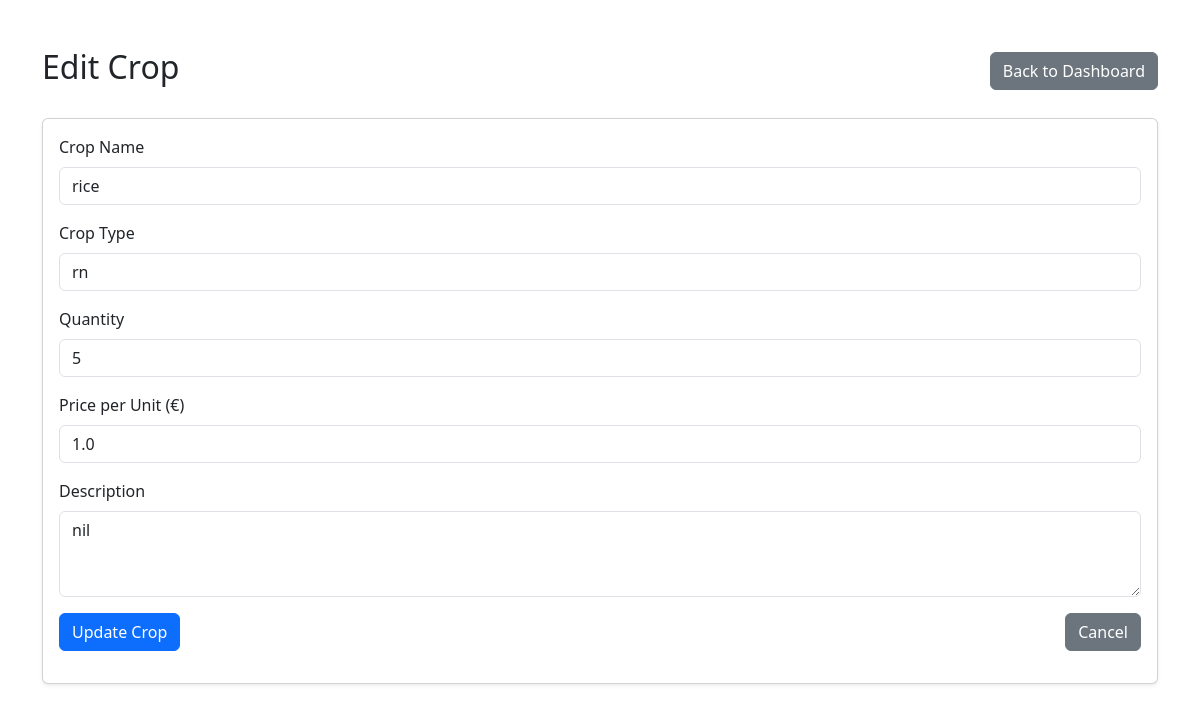
The app's page /crops/edit/1/ (signed in) with its own data.
### main/models.py (models this page shows, shortened)
class Crop(models.Model):
    owner = models.ForeignKey(User, on_delete=models.CASCADE, null=True, blank=True)
    crop_name = models.CharField(max_length=100)
    crop_type = models.CharField(max_length=100)
    quantity = models.IntegerField()
    price_per_unit = models.FloatField()
    description = models.TextField(blank=True, null=True)
    created_at = models.DateTimeField(auto_now_add=True)
    sold = models.BooleanField(default=False)

### main/views.py (the view, shortened to what this page needs)
# urls.py: path("crops/edit/<int:crop_id>/", views.edit_crop, name="edit_crop"),
def edit_crop(request, crop_id):
    crop = get_object_or_404(Crop, id=crop_id)
    if crop.owner != request.user:
        messages.error(request, "Not authorized")
        return redirect('dashboard')
    return render(request, "edit_crop.html", {"crop": crop})

### main/templates/edit_crop.html (shortened to what this page needs)
{% block content %}
<link href="https://cdn.jsdelivr.net/npm/bootstrap@5.3.2/dist/css/bootstrap.min.css" rel="stylesheet">
<div class="container my-5">
    <div class="d-flex justify-content-between align-items-center mb-4">
        <h2>Edit Crop</h2>
        <a href="{% url 'dashboard' %}" class="btn btn-secondary">Back to Dashboard</a>
    </div>
    <div class="card shadow-sm">
        <div class="card-body">
            <form method="POST">
                <div class="mb-3">
                    <label for="crop_name" class="form-label">Crop Name</label>
                    <input type="text" class="form-control" id="crop_name" name="crop_name" value="{{ crop.crop_name }}" required>
                </div>
                <div class="mb-3">
                    <label for="crop_type" class="form-label">Crop Type</label>
                    <input type="text" class="form-control" id="crop_type" name="crop_type" value="{{ crop.crop_type }}" required>
                </div>
                <div class="mb-3">
                    <label for="quantity" class="form-label">Quantity</label>
                    <input type="number" class="form-control" id="quantity" name="quantity" value="{{ crop.quantity }}" min="1" required>
                </div>
                <div class="mb-3">
                    <label for="price_per_unit" class="form-label">Price per Unit (€)</label>
                    <input type="number" step="0.01" class="form-control" id="price_per_unit" name="price_per_unit" value="{{ crop.price_per_unit }}" min="0" required>
                </div>
                <div class="mb-3">
                    <label for="description" class="form-label">Description</label>
                    <textarea class="form-control" id="description" name="description" rows="3" required>{{ crop.description }}</textarea>
                </div>
                <div class="d-flex justify-content-between">
                    <button type="submit" class="btn btn-primary">Update Crop</button>
                    <a href="{% url 'dashboard' %}" class="btn btn-secondary">Cancel</a>
                </div>
            </form>
        </div>
    </div>
</div>
{% endblock %}

### records on screen
Crop: crop_name "rice", crop_type "rn", quantity "5", price_per_unit "1.0", description "nil"
